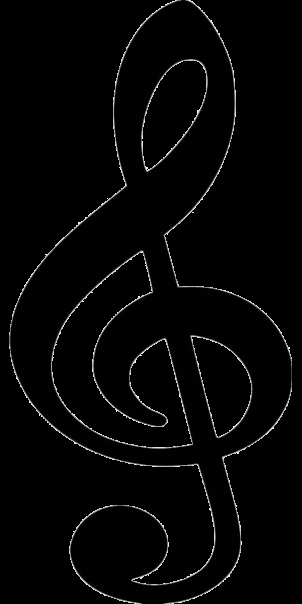
#> input picture resources/img/treble-clef.png, 302 x 604 px
$ python visualize.py
#> lines starting #> are read from the running program, lines starting #| are printed output that depends on the picture; after the words box and inside, x2 and y2 are one past the last pixel; in counts of white or black regions, pixels touching at a corner belong together
### src/util.py
from sys import argv
from time import time
from pickle import load

BAR_SPEED = 3
RENDER_PATH = "../resources/rendered"

# [71 lines left out: functions get_kw_value, get_input_key, load_key_events, get_key_statuses, create_record_obj, parse_midi_msg, not called in this run]

def create_note_list():
    notes = []
    sharps = []
    sharp_distances = [1, 2, 1, 2, 1]
    last_sharp = 0
    sharp_index = 0
    key_index = 0
    for i in range(88):
        if last_sharp == sharp_distances[sharp_index % 5]:
            letter = notes[-1] + "#"
            sharps.append(i)
            sharp_index += 1
            last_sharp = 0
        else:
            key_numerical = key_index % 7
            letter = chr(key_numerical+65) + str(key_index // 7 + 1)
            key_index += 1
            last_sharp += 1
        notes.append(letter)
    return notes, sharps

NOTES, SHARPS = create_note_list()

def get_note_desc(note_id):
    return NOTES[note_id]

def is_sharp(note_id):
    return note_id in SHARPS

# [16 lines left out: function convert_key, not called in this run]

def to_absolute_key(key_index):
    return convert_key(key_index, True)

def to_sheet_key(key_index):
    return convert_key(key_index, False)

### src/draw.py
import numpy as np
import cv2
from util import BAR_SPEED, get_note_desc

SYNTHESIA_BG_COLOR = 65
KEY_HEIGHT_FRAC = 6
KEY_WIDTH_FRAC = 52
KEY_WIDTH_FRAC_SHARP = 160
BAR_COLOR_FULL = (60, 175, 30)
BAR_COLOR_SHARP = (50, 130, 30)
SHARP_OFFSET = 3
SHEET_BG_COLOR = 185
SHEET_VERT_GAP = 40
SHEET_SPACE_BETWEEN = 20
SHEET_PADDING_X = 50

def get_view_height(height):
    return height - (height // KEY_HEIGHT_FRAC)

# [142 lines left out: functions calculate_key_positions, draw_rounded_rect, draw_bar, draw_key, draw_progress, draw_piano and 2 more, not called in this run]

def draw_correct_note(img, note_id, key_pos):
    draw_altered_note(img, note_id, key_pos, (30, 200, 30))

def draw_wrong_note(img, note_id, key_pos):
    draw_altered_note(img, note_id, key_pos, (0, 0, 225))

def end_of_data(timestamp, key_data):
    return timestamp > key_data[-1]["timestamp"]

def draw_str(img, x, y, text, color=(255, 255, 255), size=1.5):
    cv2.putText(img, text, (x, y), cv2.FONT_HERSHEY_COMPLEX, size, (0, 0, 0), 8)
    cv2.putText(img, text, (x, y), cv2.FONT_HERSHEY_COMPLEX, size, color, 2)

# [5 lines left out: function draw_points, not called in this run]

def draw_streak(img, streak):
    as_str = "Streak: " + str(streak)
    draw_str(img, 20, 50, as_str)

def draw_accuracy(img, accuracy):
    as_str = "Acc: " + str(accuracy) + "%"
    draw_str(img, 20, 100, as_str, size=1.2)

# [95 lines left out: functions draw_hits, draw_sharp, draw_semitone, draw_note, draw_key_name, not called in this run]

def overlay_img(img_1, img_2, x, y):
    y1, y2 = y, y + img_2.shape[0]
    x1, x2 = x, x + img_2.shape[1]

    alpha_s = img_2[:, :, 3] / 255.0
    alpha_l = 1.0 - alpha_s

    for c in range(0, 3):
        img_1[y1:y2, x1:x2, c] = (alpha_s * img_2[:, :, c] +
                                  alpha_l * img_1[y1:y2, x1:x2, c])
    return img_1

def create_sheet_image(size):
#> called with size = (1920, 1080)
    img = np.full((size[1], size[0], 3), SHEET_BG_COLOR, dtype="uint8")
    h, w = img.shape[:2]

    for sign in range(-1, 2, 2):
        for y_offset in range(5):
            y = int(h / 2 + (y_offset * SHEET_SPACE_BETWEEN + SHEET_VERT_GAP) * sign)
            cv2.line(img, (SHEET_PADDING_X, y), (w-SHEET_PADDING_X, y), (60, 60, 60), 2)

    split_lines = 6
    left = int((w - SHEET_PADDING_X * 2) / (split_lines-1))
    for x_offset in range(split_lines):
        x = SHEET_PADDING_X + int(left * x_offset)
        cv2.line(img, (x, int(h / 2 - (4 * SHEET_SPACE_BETWEEN + SHEET_VERT_GAP))),
                 (x, int(h / 2 + (4 * SHEET_SPACE_BETWEEN + SHEET_VERT_GAP))), (0, 0, 0), 2)

    treb_clef_img = cv2.imread("../resources/img/treble-clef.png", -1)
#> treb_clef_img is the input picture: shape (604, 302, 4); mean B, G, R, A 5.4, 5.4, 5.4, 88.1
    treb_clef_img = cv2.resize(treb_clef_img, (62, int(SHEET_SPACE_BETWEEN*6.8)))
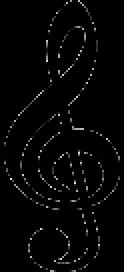
#> treb_clef_img: shape (136, 62, 4) (shown 2 times larger); mean B, G, R, A 5.5, 5.5, 5.5, 88.2
    bass_clef_img = cv2.imread("../resources/img/bass-clef.png", -1)
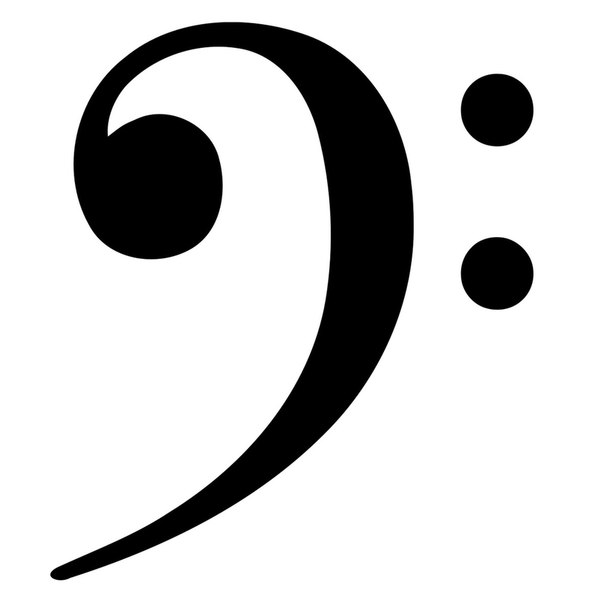
#> input picture resources/img/bass-clef.png, 604 x 604 px
#> bass_clef_img is the input picture: shape (604, 604, 4); mean B, G, R, A 206.4, 206.4, 206.4, 49.7
    bass_clef_img = cv2.resize(bass_clef_img, (62, int(SHEET_SPACE_BETWEEN*3.1)))
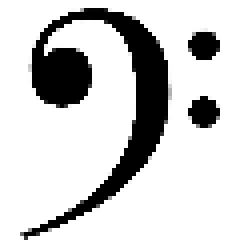
#> bass_clef_img: shape (62, 62, 4) (shown 4 times larger); mean B, G, R, A 206.5, 206.5, 206.5, 49.6
    img = overlay_img(img, treb_clef_img, SHEET_PADDING_X + 10, int(h / 2 - SHEET_SPACE_BETWEEN * 7.25))
#> in overlay_img, `alpha_s = img_2[:, :, 3] / 255.0`:
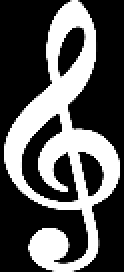
#> alpha_s: shape (136, 62) float64 (shown 2 times larger); min 0, max 1, mean 0.346
#> in overlay_img, `alpha_l = 1.0 - alpha_s`:
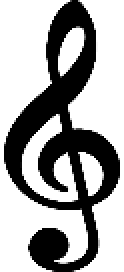
#> alpha_l: shape (136, 62) float64 (shown 2 times larger); min 0, max 1, mean 0.654
#> after the loop in overlay_img, `for c in range(0, 3):`:
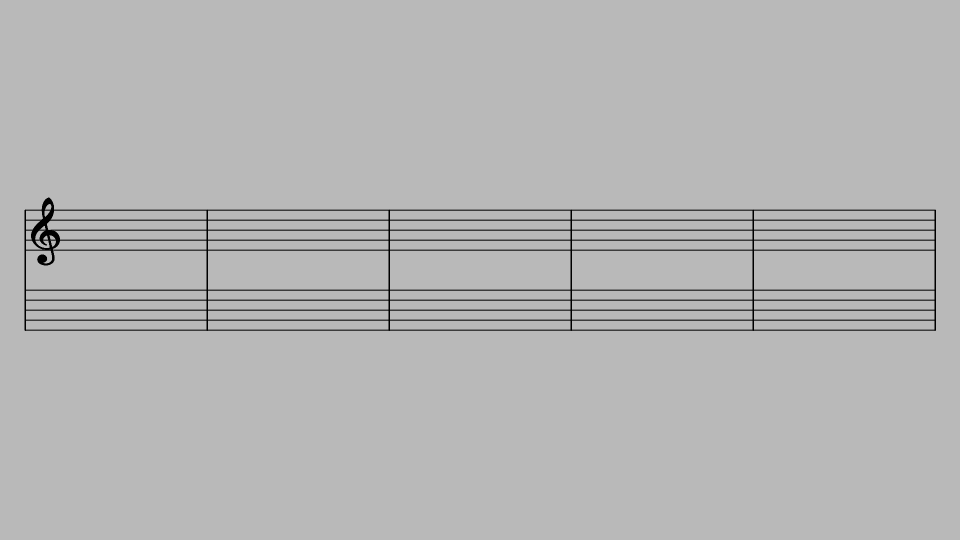
#> img_1: shape (1080, 1920, 3) (shown at 1/2 size); min 0, max 191, mean 181.1
    img = overlay_img(img, bass_clef_img, SHEET_PADDING_X + 10, int(h / 2 + SHEET_SPACE_BETWEEN * 2))
#> call 2 of overlay_img, with x = 60, y = 580
#> in overlay_img (call 2), `alpha_s = img_2[:, :, 3] / 255.0`:
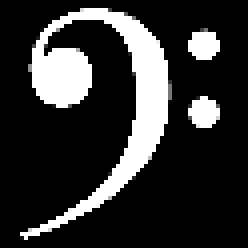
#> alpha_s: shape (62, 62) float64 (shown 4 times larger); min 0, max 1, mean 0.194
#> after the loop in overlay_img (call 2), `for c in range(0, 3):`: img_1: shape (1080, 1920, 3); 0.04% of pixels changed, all inside (x1, y1, x2, y2) = (65, 582, 115, 640)

    return img

### src/argparsers.py
from glob import glob
import argparse

import util

# [17 lines left out: function parse_size, not called in this run]

def parser_visual():
    parser = argparse.ArgumentParser()
    parser.add_argument("--fps", type=int, default=30)
    parser.add_argument("--size", type=parse_size, default=(1920, 1080))

    return parser

# [36 lines left out: functions args_record, args_render, args_mimic, args_training, not called in this run]

def args_visual():
    return parser_visual().parse_args()

### src/visualize.py
from time import time

import mido
import cv2

import argparsers
import draw
import util

def get_pressed_keys(port):
    notes = []
    for msg in port.iter_pending():
        parsed_obj = util.parse_midi_msg(msg, time())
        if parsed_obj is not None:
            notes.append(parsed_obj)
    return notes

def main(args):
    img = draw.create_sheet_image(args.size)

    try:
        with mido.open_input() as inport:
            active_keys = [None] * 88
            while True:
                pressed_keys = get_pressed_keys(inport)

                for key_index, obj in enumerate(pressed_keys):
                    if obj["down"]:
                        active_keys[obj["key"]] = (obj, key_index)
                    else:
                        active_keys[obj["key"]] = None
                if pressed_keys != []:
                    img = draw.create_sheet_image(args.size)

                for i in range(88):
                    if active_keys[i] is not None:
                        note_obj, key_index = active_keys[i]
                        draw.draw_note(
                            img, key_index, util.to_sheet_key(note_obj["key"]),
                            True, util.is_sharp(note_obj["key"])
                        )

                cv2.imshow("Piano Keys", img)
                key = cv2.waitKey(10)
                if key == ord('q'):
                    break
    except OSError:
        print("WARNING: No digital piano detected, please connect one.")

if __name__ == "__main__":
    ARGS = argparsers.args_visual()

    main(ARGS)
#> (the call stopped at in main, `with mido.open_input() as inport:`: mido is not available in this run)
